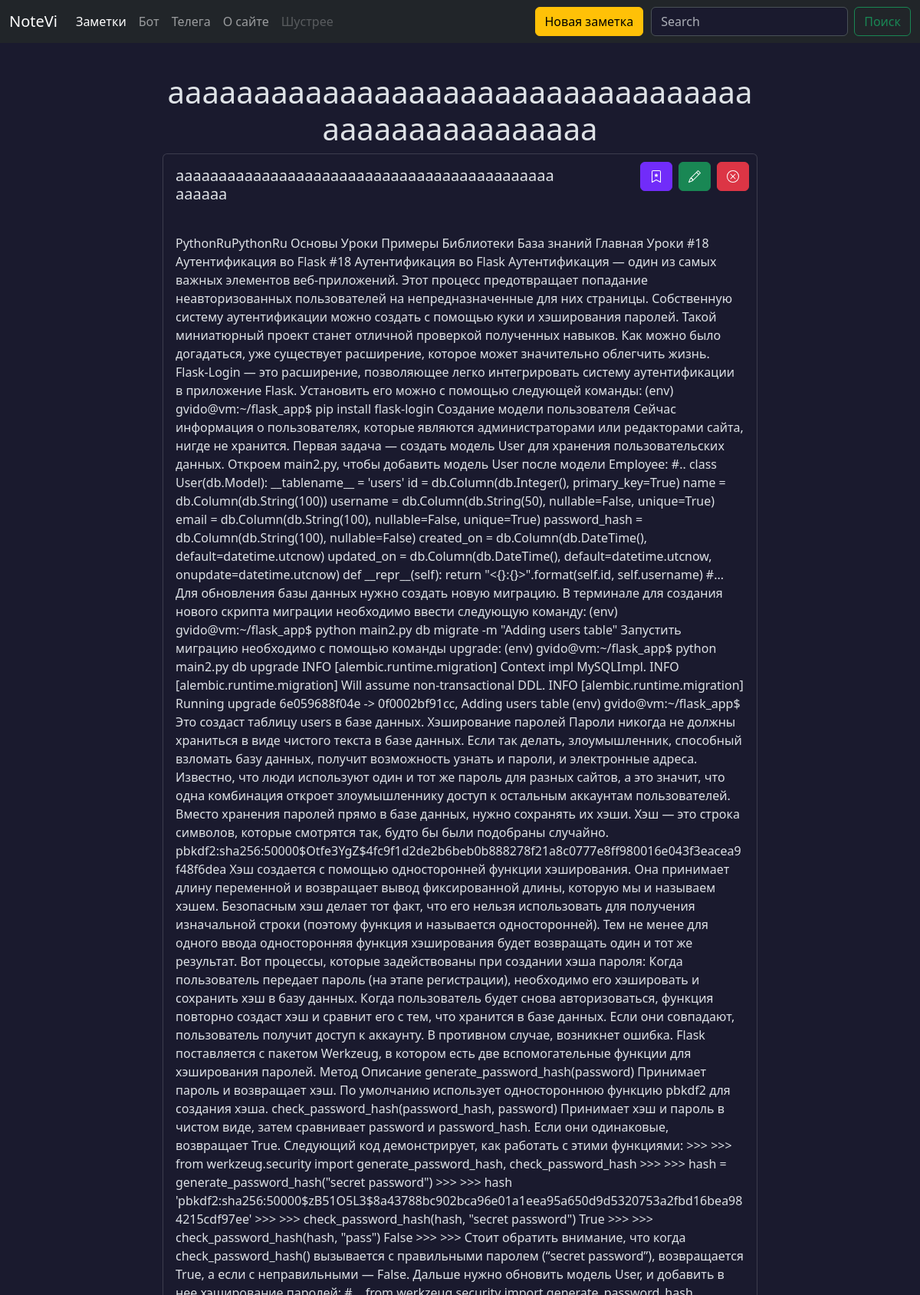
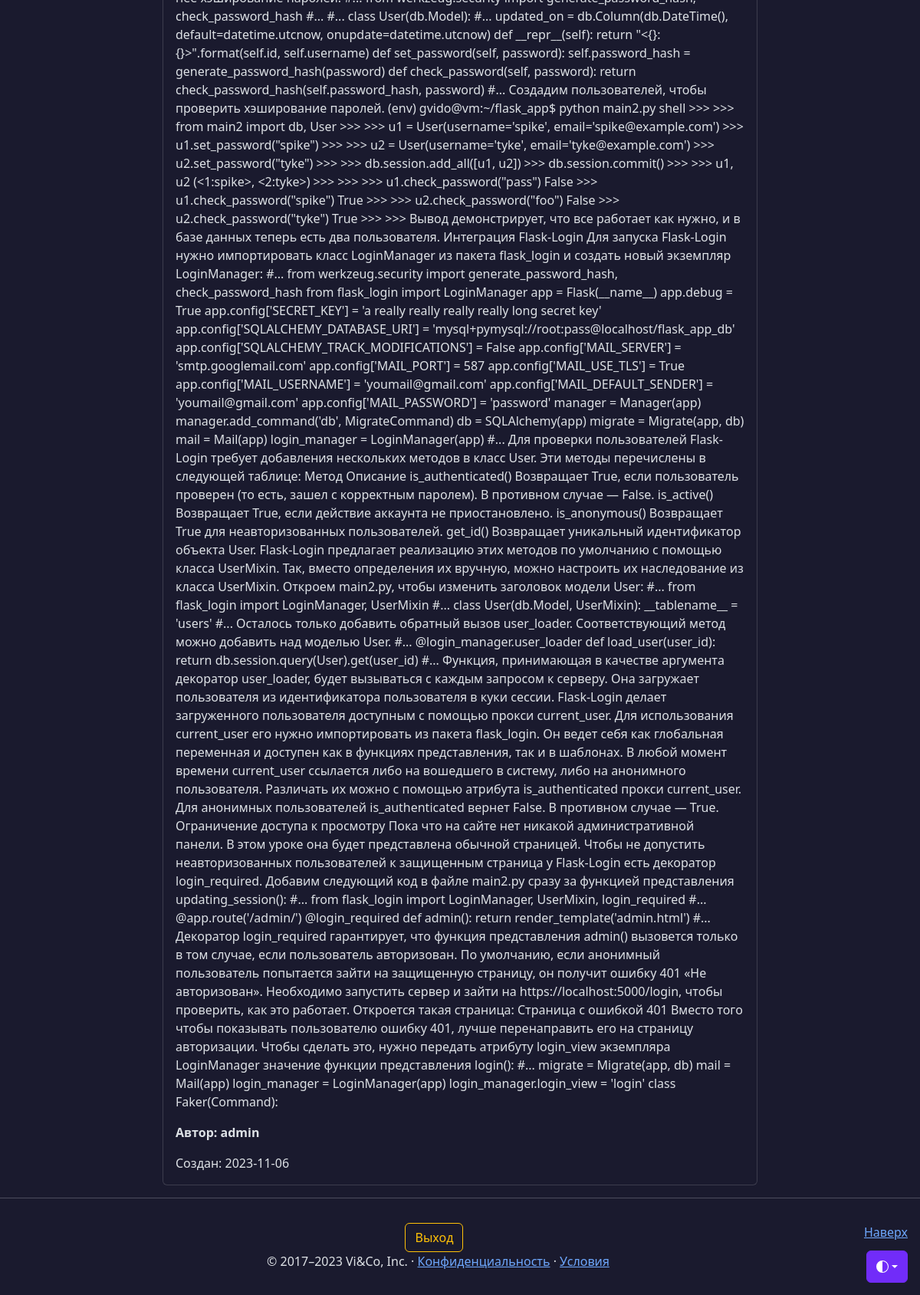
Before: /notes/1 (signed in) with the older database file (2 pictures, top to bottom).
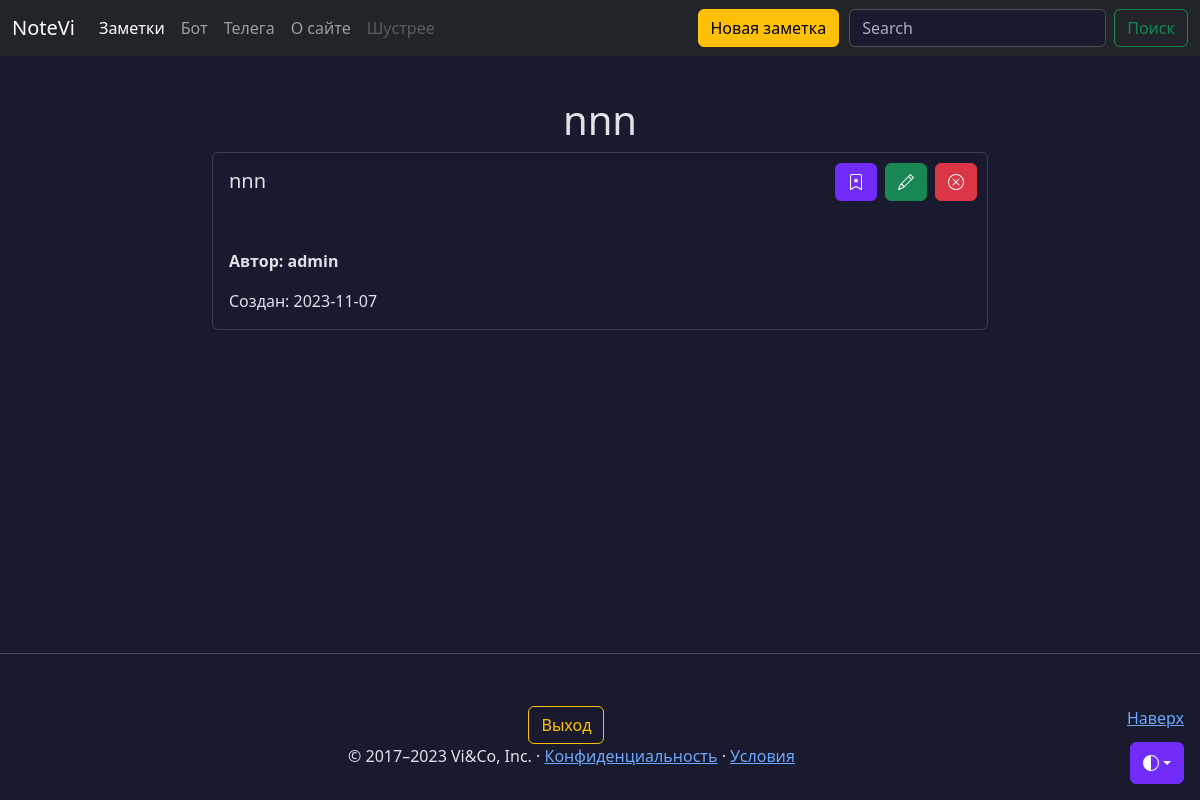
After: the same page with the newer database file.
### models.py (models this page shows, shortened)
class Note(db.Model):
    id = db.Column(db.Integer, primary_key=True)
    title = db.Column(db.String(50), nullable=False)
    intro = db.Column(db.String(200), nullable=False)
    text = db.Column(db.Text, nullable=False)
    user_id = db.Column(db.Integer,
                        db.ForeignKey('user.id'),
                        nullable=False,
                        default=1)
    data = db.Column(db.Date, nullable=False, default=datetime.utcnow)
    favorites = db.relationship('User',
                                secondary='favorites',
                                backref=db.backref('favorite_notes',
                                                   lazy=True),
                                lazy='subquery')
    @classmethod
    def get_by_id(cls, id_) -> 'Note':
        return cls.query.session.get(cls, id_)

### app.py (the view)
@app.route('/notes/<int:id>')
@login_required
def note(id):
    note = Note.get_by_id(id)
    if not note:
        return 'Заметка не найдена'
    return render_template('note.html', note=note)

### models.py (called while the page is built)
@login_manager.user_loader
def load_user(user_id):
    return db.session.query(User).get(user_id)

    def is_favorite(self, note):
        if not self.favorite_notes:
            return False
        return note in self.favorite_notes

### templates/note.html (shortened to what this page needs)
{% extends 'base.html' %}
{% block content %}
<div class="container mt-5 col-lg-8">
  <h1 style="text-align: center; word-wrap: break-word;">{{ note.title }}</h1>
  <div class="card">
    <div class="card-body container">
      <h5 class="card-title col-8">{{ note.title }}</h5>
      <il class="align-self-end">{% include 'includes/btn.html' %}</il>
    </div>
    <div class="card-body">
      <p class="card-text">{{ note.text }}</p>
      <p><b>Автор: {{ note.author.username }}</b></p>
      <note class="date">Cоздан: {{ note.data }}</note>
    </div>
  </div>
</div>
{% endblock %}

Changed rows visible on the page:
changed Note: title "аааааааааааааааааааааааааааааааааааааааааааааааааа" → "nnn"; data "2023-11-06" → "2023-11-07"; text "PythonRuPythonRu Основы Уроки Примеры Библиотеки База знаний Главная Уроки #18 Аутентификация во Flask #18 Аутентификация во Flask Аутентификация — один из самых важных элементов веб-приложений. Этот процесс предотвращает попадание неавторизованных пользователей на непредназначенные для них страницы. Собственную систему аутентификации можно создать с помощью куки и хэширования паролей. Такой миниатюрный проект станет отличной проверкой полученных навыков. Как можно было догадаться, уже существует расширение, которое может значительно облегчить жизнь. Flask-Login — это расширение, позволяющее легко интегрировать систему аутентификации в приложение Flask. Установить его можно с помощью…" → (not shown)
